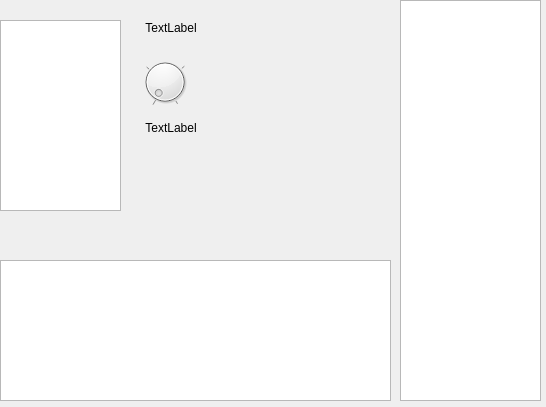
<?xml version="1.0" encoding="UTF-8"?>
<ui version="4.0">
 <class>CVSTHostForm</class>
 <widget class="QDialog" name="CVSTHostForm">
  <property name="geometry">
   <rect>
    <x>0</x>
    <y>0</y>
    <width>546</width>
    <height>407</height>
   </rect>
  </property>
  <property name="windowTitle">
   <string>Dialog</string>
  </property>
  <widget class="QListWidget" name="PresetList">
   <property name="geometry">
    <rect>
     <x>400</x>
     <y>0</y>
     <width>141</width>
     <height>401</height>
    </rect>
   </property>
  </widget>
  <widget class="QListWidget" name="ParameterList">
   <property name="geometry">
    <rect>
     <x>0</x>
     <y>20</y>
     <width>121</width>
     <height>191</height>
    </rect>
   </property>
  </widget>
  <widget class="QPlainTextEdit" name="StatusEdit">
   <property name="geometry">
    <rect>
     <x>0</x>
     <y>260</y>
     <width>391</width>
     <height>141</height>
    </rect>
   </property>
   <property name="readOnly">
    <bool>true</bool>
   </property>
  </widget>
  <widget class="QLabel" name="Label1">
   <property name="geometry">
    <rect>
     <x>140</x>
     <y>20</y>
     <width>62</width>
     <height>16</height>
    </rect>
   </property>
   <property name="text">
    <string>TextLabel</string>
   </property>
   <property name="alignment">
    <set>Qt::AlignCenter</set>
   </property>
  </widget>
  <widget class="QLabel" name="Label2">
   <property name="geometry">
    <rect>
     <x>140</x>
     <y>120</y>
     <width>62</width>
     <height>16</height>
    </rect>
   </property>
   <property name="text">
    <string>TextLabel</string>
   </property>
   <property name="alignment">
    <set>Qt::AlignCenter</set>
   </property>
  </widget>
  <widget class="QDial" name="dial">
   <property name="geometry">
    <rect>
     <x>140</x>
     <y>50</y>
     <width>50</width>
     <height>64</height>
    </rect>
   </property>
   <property name="maximum">
    <number>10000</number>
   </property>
   <property name="singleStep">
    <number>100</number>
   </property>
   <property name="pageStep">
    <number>1000</number>
   </property>
   <property name="notchesVisible">
    <bool>true</bool>
   </property>
  </widget>
  <widget class="CMacWindow" name="View" native="true">
   <property name="geometry">
    <rect>
     <x>230</x>
     <y>20</y>
     <width>141</width>
     <height>161</height>
    </rect>
   </property>
  </widget>
 </widget>
 <customwidgets>
  <customwidget>
   <class>CMacWindow</class>
   <extends>QWidget</extends>
   <header>cmacwindow.h</header>
   <container>1</container>
  </customwidget>
 </customwidgets>
 <resources/>
 <connections/>
</ui>
